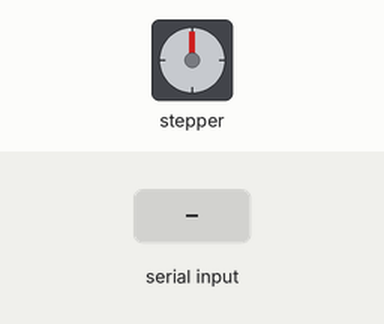
Bench run of a sketch on a simulated Arduino Uno, built with avr-gcc and run on an emulated ATmega328P. Shown: stepper motor. Wiring (inferred from the names in the program): stepper motor driver (200 steps per turn assumed): step pin 3; direction pin 2. The test bench sets the inputs (shaded band).

Above: at 1.2 s.
1.3 s: byte 30 received over Serial
At 2.2 s:
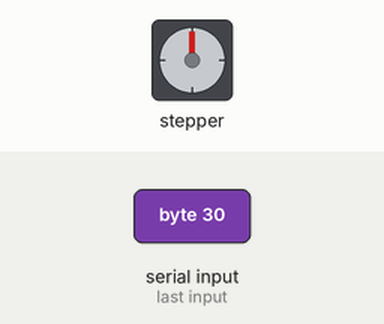
Timing chart, 0 to 65.8 s (numbered marks = the images above; inputs shaded):
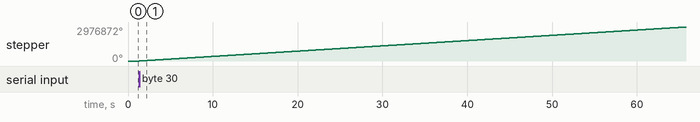

Measured:
- after the input at 1.3 s, stepper: keeps turning clockwise at about 46154°/s, starting at once

The sketch:

StepperMotor_360degrees_ArduinoCode.ino
```cpp
// Define stepper motor connections: DIR = direction of the stepper motor, PUL = Pulses that will corresponds with steps of the stepper motor.
#define DIR 2
#define PUL 3

//constant from Touchdesigner
byte degreesTouchdesigner; //setpoint send by Touchdesigner

int actMotorDegrees; //actual motor position
int calMotorDegrees; //calculated motor position
int angle;
float stepPerAngle = 1.8;
int numOfSteps;

int speedMotor; //delay for a step


void setup() {
  //start serial port at 9600 bps:
  Serial.begin(9600);
  while (!Serial)
  {
    ;// wait for serial port to connect. Needed for native USB port only.
    }

  // Declare pins as output:
  pinMode(PUL, OUTPUT);
  pinMode(DIR, OUTPUT);

  // Setup the direction of the stepper motor: LOW = CCW, HIGH = CW: yellow signal in Touchdesigner
  digitalWrite(DIR, HIGH);

  degreesTouchdesigner = 0;
  actMotorDegrees = 0;
  calMotorDegrees = 0;
  speedMotor = 15;
}

void loop() {

  if(Serial.available() > 0)
  {
    degreesTouchdesigner = Serial.read(); // read the values from Touchdesigner
    if (actMotorDegrees != degreesTouchdesigner)
    {
      if (actMotorDegrees < degreesTouchdesigner)
      {
        digitalWrite(DIR,HIGH);
        calMotorDegrees = degreesTouchdesigner - actMotorDegrees;
        numOfSteps = round(calMotorDegrees/stepPerAngle);
       }

       else if (actMotorDegrees > degreesTouchdesigner)
       {
        digitalWrite(DIR,LOW);
        calMotorDegrees = actMotorDegrees - degreesTouchdesigner;
        numOfSteps = round(calMotorDegrees/stepPerAngle);
       }
       for (int x=0;numOfSteps; x++)
       {
        digitalWrite(PUL, HIGH);
        delayMicroseconds(speedMotor); // degreesTouchdesigner corresponds with value send from Touchdesigner
        digitalWrite(PUL, LOW);
        delayMicroseconds(speedMotor); // degreesTouchdesigner corresponds with value send from Touchdesigner
        }
        calMotorDegrees = actMotorDegrees;
      }
  }
}
```
